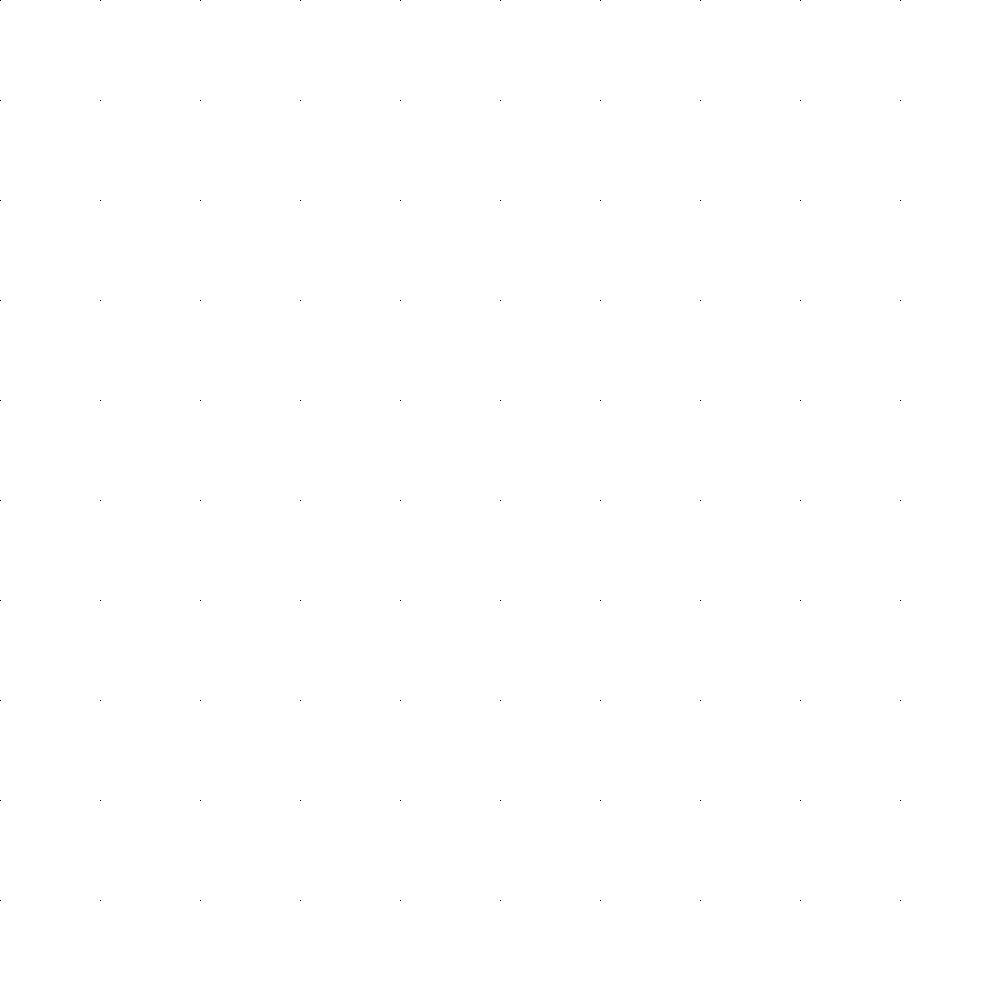
Frame 1 (no input)
Frame 60 (the mouse pressed at the canvas centre just before this capture): identical to frame 1, image omitted
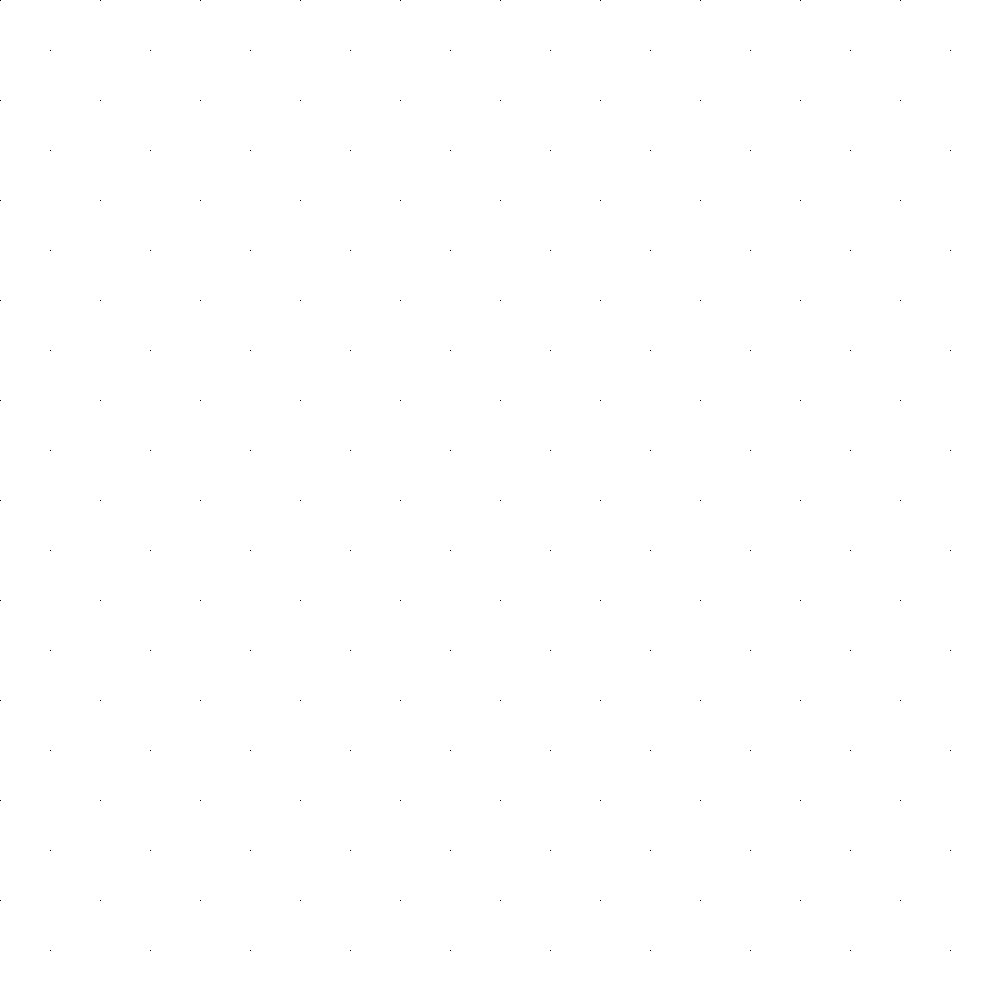
Frame 120 (the mouse held since frame 60 and released just before this capture)

The Processing sketch that drew these frames (run headless with seeded random() and noise(); from frame 60 on, the mouse is pressed at the canvas centre):

// Processing sketch: copy
// ── copy.pde
float size, i;

void setup() {
  
  size(1000, 1000);
  background(255);
  
  frameRate(6000);
  
  colorMode(HSB);
  
}

void draw() {
 
  //background(255);
  
  //fill((frameCount * 10) % 255, 255, 255);
  noStroke();
  
  i++;
  
  size = abs(100*sin(i / 100));
  
  
  
  //ellipse(50, 50, size, size);
  
  fill(0);
  
  rect(map(mouseX, 0, width, 0, 100), map(mouseY, 0, height, 0, 100), 1, 1);
  
  for(int y = 0; y < height; y += 100) {
   for(int x = 0; x < width; x += 100) {
    
     copy(0, 0, 100, 100, x, y, 100, 100);
     
   }
  }
  
}

void keyPressed() {
 
  background(255);
  
}
